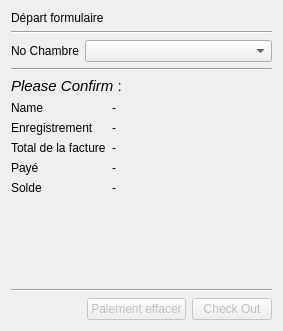
<?xml version="1.0" encoding="UTF-8"?>
<ui version="4.0">
 <class>checkOutForm</class>
 <widget class="QDialog" name="checkOutForm">
  <property name="geometry">
   <rect>
    <x>0</x>
    <y>0</y>
    <width>283</width>
    <height>331</height>
   </rect>
  </property>
  <property name="windowTitle">
   <string>Check-out Form</string>
  </property>
  <layout class="QGridLayout" name="gridLayout">
   <item row="0" column="0">
    <widget class="QLabel" name="label">
     <property name="text">
      <string>&lt;html&gt;&lt;head/&gt;&lt;body&gt;&lt;p&gt;Départ formulaire&lt;/p&gt;&lt;/body&gt;&lt;/html&gt;</string>
     </property>
    </widget>
   </item>
   <item row="1" column="0">
    <widget class="Line" name="line">
     <property name="orientation">
      <enum>Qt::Horizontal</enum>
     </property>
    </widget>
   </item>
   <item row="2" column="0">
    <layout class="QFormLayout" name="formLayout">
     <item row="0" column="0">
      <widget class="QLabel" name="label_2">
       <property name="text">
        <string>No Chambre</string>
       </property>
      </widget>
     </item>
     <item row="0" column="1">
      <widget class="QComboBox" name="roomNo"/>
     </item>
    </layout>
   </item>
   <item row="3" column="0">
    <widget class="Line" name="line_2">
     <property name="orientation">
      <enum>Qt::Horizontal</enum>
     </property>
    </widget>
   </item>
   <item row="4" column="0">
    <widget class="QLabel" name="label_3">
     <property name="text">
      <string>&lt;!DOCTYPE HTML PUBLIC &quot;-//W3C//DTD HTML 4.0//EN&quot; &quot;http://www.w3.org/TR/REC-html40/strict.dtd&quot;&gt;
&lt;html&gt;&lt;head&gt;&lt;meta name=&quot;qrichtext&quot; content=&quot;1&quot; /&gt;&lt;style type=&quot;text/css&quot;&gt;
p, li { white-space: pre-wrap; }
&lt;/style&gt;&lt;/head&gt;&lt;body style=&quot; font-family:'Ubuntu'; font-size:11pt; font-weight:400; font-style:normal;&quot;&gt;
&lt;p style=&quot; margin-top:0px; margin-bottom:0px; margin-left:0px; margin-right:0px; -qt-block-indent:0; text-indent:0px;&quot;&gt;&lt;span style=&quot; font-style:italic;&quot;&gt;Please Confirm&lt;/span&gt; :&lt;/p&gt;&lt;/body&gt;&lt;/html&gt;</string>
     </property>
    </widget>
   </item>
   <item row="5" column="0">
    <layout class="QFormLayout" name="formLayout_2">
     <property name="fieldGrowthPolicy">
      <enum>QFormLayout::AllNonFixedFieldsGrow</enum>
     </property>
     <item row="0" column="0">
      <widget class="QLabel" name="label_4">
       <property name="text">
        <string>Name</string>
       </property>
      </widget>
     </item>
     <item row="0" column="1">
      <widget class="QLabel" name="name">
       <property name="text">
        <string>-</string>
       </property>
      </widget>
     </item>
     <item row="1" column="0">
      <widget class="QLabel" name="label_5">
       <property name="text">
        <string>Enregistrement</string>
       </property>
      </widget>
     </item>
     <item row="1" column="1">
      <widget class="QLabel" name="checkInTime">
       <property name="text">
        <string>-</string>
       </property>
      </widget>
     </item>
     <item row="2" column="0">
      <widget class="QLabel" name="label_8">
       <property name="text">
        <string>Total de la facture</string>
       </property>
      </widget>
     </item>
     <item row="2" column="1">
      <widget class="QLabel" name="totalBill">
       <property name="text">
        <string>-</string>
       </property>
      </widget>
     </item>
     <item row="3" column="0">
      <widget class="QLabel" name="label_9">
       <property name="text">
        <string>Payé</string>
       </property>
      </widget>
     </item>
     <item row="3" column="1">
      <widget class="QLabel" name="payBill">
       <property name="text">
        <string>-</string>
       </property>
      </widget>
     </item>
     <item row="4" column="0">
      <widget class="QLabel" name="label_11">
       <property name="text">
        <string>Solde</string>
       </property>
      </widget>
     </item>
     <item row="4" column="1">
      <widget class="QLabel" name="bal">
       <property name="text">
        <string>-</string>
       </property>
      </widget>
     </item>
    </layout>
   </item>
   <item row="7" column="0">
    <widget class="Line" name="line_3">
     <property name="orientation">
      <enum>Qt::Horizontal</enum>
     </property>
    </widget>
   </item>
   <item row="8" column="0">
    <layout class="QHBoxLayout" name="horizontalLayout">
     <item>
      <spacer name="horizontalSpacer">
       <property name="orientation">
        <enum>Qt::Horizontal</enum>
       </property>
       <property name="sizeHint" stdset="0">
        <size>
         <width>40</width>
         <height>20</height>
        </size>
       </property>
      </spacer>
     </item>
     <item>
      <widget class="QPushButton" name="payButton">
       <property name="enabled">
        <bool>false</bool>
       </property>
       <property name="text">
        <string>Paiement effacer</string>
       </property>
      </widget>
     </item>
     <item>
      <widget class="QPushButton" name="coButton">
       <property name="enabled">
        <bool>false</bool>
       </property>
       <property name="text">
        <string>Check Out</string>
       </property>
      </widget>
     </item>
    </layout>
   </item>
   <item row="6" column="0">
    <spacer name="verticalSpacer">
     <property name="orientation">
      <enum>Qt::Vertical</enum>
     </property>
     <property name="sizeHint" stdset="0">
      <size>
       <width>20</width>
       <height>40</height>
      </size>
     </property>
    </spacer>
   </item>
  </layout>
 </widget>
 <resources/>
 <connections/>
</ui>
